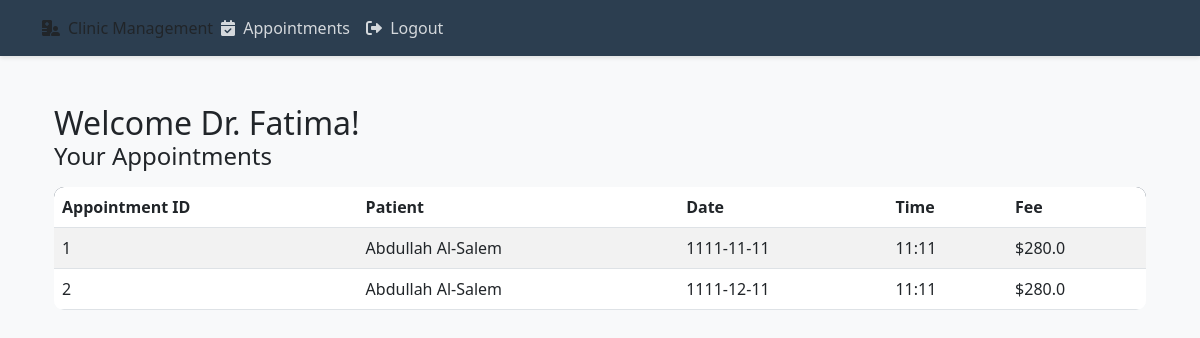
The app's page /doctor/dashboard (signed in) with its own data.
### models.py (models this page shows)
class Doctor(db.Model):
    __tablename__ = 'doctors'
    id = db.Column(db.Integer, primary_key=True, autoincrement=True, comment='Doctor ID')
    first_name = db.Column(db.String(50), nullable=False, comment='First name')
    last_name = db.Column(db.String(50), nullable=False, comment='Last name')
    email = db.Column(db.String(120), unique=True, nullable=False, comment='Email address')
    phone_number = db.Column(db.String(20), nullable=False, comment='Phone number')
    password = db.Column(db.String(128), nullable=False, comment='Password')
    consultation_fee = db.Column(db.Float, nullable=False, comment='Consultation fee')
    created_at = db.Column(db.DateTime, server_default=db.func.now(), comment='Registration date')
    appointments = db.relationship('Appointment', backref='doctor_details')

class Appointment(db.Model):
    __tablename__ = 'appointments'
    id = db.Column(db.Integer, primary_key=True)
    patient_id = db.Column(db.Integer, db.ForeignKey('patients.id'), nullable=False, comment='Patient ID')
    doctor_id = db.Column(db.Integer, db.ForeignKey('doctors.id'), nullable=False, comment='Doctor ID')
    date = db.Column(db.Date, nullable=False, comment='Appointment date')
    time = db.Column(db.Time, nullable=False, comment='Appointment time')
    fee = db.Column(db.Float, nullable=False, comment='Appointment fee')
    status = db.Column(db.String(20), default='pending', comment='Status: pending, confirmed, cancelled, completed')
    created_at = db.Column(db.DateTime, server_default=db.func.now(), comment='Creation date')

class Patient(db.Model):
    __tablename__ = 'patients'
    id = db.Column(db.Integer, primary_key=True)
    first_name = db.Column(db.String(50), nullable=False, comment='First name')
    last_name = db.Column(db.String(50), nullable=False, comment='Last name')
    email = db.Column(db.String(120), unique=True, nullable=False, comment='Email address')
    phone_number = db.Column(db.String(20), nullable=False, comment='Phone number')
    password = db.Column(db.String(128), nullable=False, comment='Password')
    gender = db.Column(db.String(10), nullable=False, comment='Gender')
    created_at = db.Column(db.DateTime, server_default=db.func.now(), comment='Registration date')
    appointments = db.relationship('Appointment', backref='patient_details')

### app.py (the view)
@app.route('/doctor/dashboard')
@login_required
def doctor_dashboard():
    if current_user.role != 'doctor':
        flash('You do not have permission to access this page.', 'danger')
        return redirect(url_for('login'))
    doctor = Doctor.query.filter_by(email=current_user.email).first()
    if doctor:
        appointments = Appointment.query.filter_by(doctor_id=doctor.id).all()
        for appointment in appointments:
            appointment.patient = Patient.query.get(appointment.patient_id)
    else:
        appointments = []
        flash('Doctor profile not found.', 'danger')
    return render_template(
        'doctor/doctor_dashboard.html',
        appointments=appointments,
        doctor=doctor,
        current_year=datetime.now().year
    )

### app.py (called while the page is built)
@login_manager.user_loader
def load_user(user_id):
    return db.session.get(User, int(user_id))

### templates/doctor/doctor_dashboard.html
{% extends 'base.html' %}
{% block content %}
<div class="container mt-5">
    <div >
        <h2 class="mb-0">Welcome Dr. {{ doctor.first_name }}!</h2>
    </div>
    <h4>Your Appointments</h4>
    {% if appointments %}
    <table class="table table-striped mt-3">
        <thead>
            <tr>
                <th>Appointment ID</th>
                <th>Patient</th>
                <th>Date</th>
                <th>Time</th>
                <th>Fee</th>
            </tr>
        </thead>
        <tbody>
            {% for appointment in appointments %}
            <tr>
                <td>{{ appointment.id }}</td>
                <td>{{ appointment.patient.first_name }} {{ appointment.patient.last_name }}</td>
                <td>{{ appointment.date.strftime('%Y-%m-%d') }}</td>
                <td>{{ appointment.time.strftime('%H:%M') }}</td>
                <td>${{ appointment.fee }}</td>
            </tr>
            {% endfor %}
        </tbody>
    </table>
    {% else %}
        <p>You have no appointments scheduled.</p>
    {% endif %}
</div>
{% endblock %}

### templates/base.html (style rules this page uses)
:root { --primary-color: #2c3e50; --secondary-color: #3498db; --accent-color: #e74c3c; }
body { font-family: 'Segoe UI', Tahoma, Geneva, Verdana, sans-serif; background-color: #f8f9fa; }
.table { background: white; border-radius: 10px; overflow: hidden; }
.table thead { background-color: var(--primary-color); color: white; }

### records on screen
Doctor: first_name "Fatima"
Appointment: id "1", patient.first_name "Abdullah", patient.last_name "Al-Salem", date "1111-11-11", time "11:11", fee "280.0"
Appointment: id "2", patient.first_name "Abdullah", patient.last_name "Al-Salem", date "1111-12-11", time "11:11", fee "280.0"
